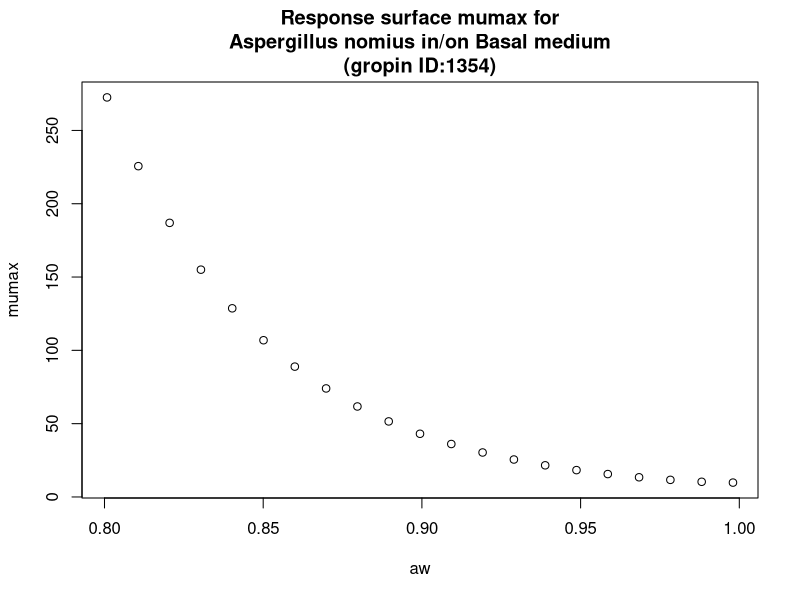

Write R code to recreate this figure.
#############################
# start of Parameter script
#############################
aw <- seq(0.8008,0.998001998001998,length.out=21)
#############################
# end of Parameter script
#############################
############################# 
# start of Model script Gropin ID 1354 
#############################
 
# constant coefficients for this model
 
variables <- data.frame(aw)
argumentsPar <- expand.grid(variables)
 
# heart of the model
response_surface <- function(aw) {
   mumax <-exp(2.351-2.531*sqrt(1-aw)+22.02*(sqrt(1-aw))^2)

return(mumax=mumax)
} 

# output parameters
responseSurface <- cbind(argumentsPar,response_surface(argumentsPar['aw']))
colnames(responseSurface) <- c(colnames(argumentsPar),'mumax')
#############################
# End of Model script
#############################
############################# 
# start of Visualisation script Gropin ID 1354 
#############################
plot(aw,responseSurface$'mumax',xlab='aw',
                          ylab='mumax',main='Response surface mumax for
Aspergillus nomius in/on Basal medium
(gropin ID:1354)')
#############################
# End of Visualisation script
#############################
